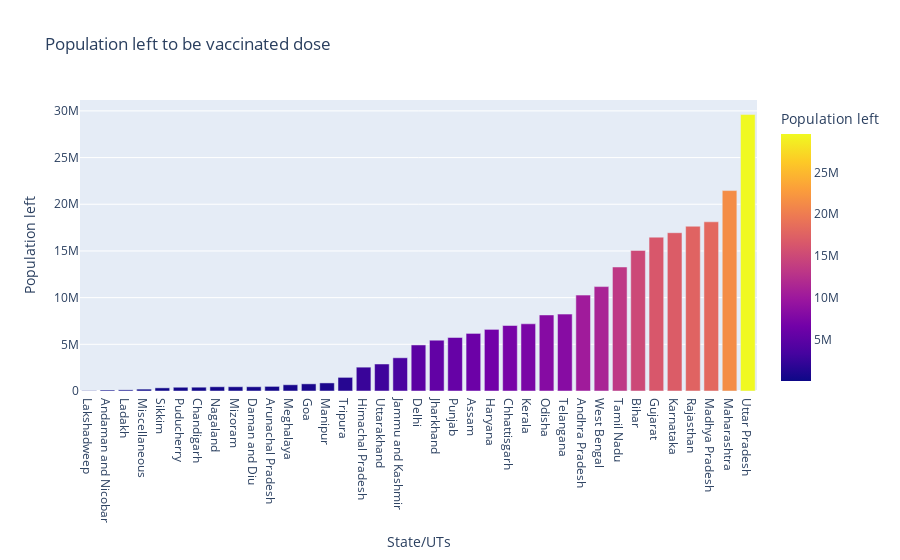

Source (notebook cell):
### Code cell
px.bar(diff, x="State/UTs", y="Population left", title="Population left to be vaccinated dose", color="Population left")

### Figure 1 — Plotly figure (JSON) as saved in the notebook; plotly's stock layout.template omitted (floating-point values rounded to 4 significant figures)
{"data": [{"alignmentgroup": "True", "hovertemplate": "State/UTs=%{x}<br>Population left=%{marker.color}<extra></extra>", "legendgroup": "", "marker": {"color": [35400, 104917, 122623, 202254, 337225, 401782, 407513, 455334, 455944, 456058, 493483, 669590, 766337, 865678, 1459264, 2554167, 2892364, 3557431, 4932831, 5439497, 5730563, 6167971, 6597854, 7014228, 7195493, 8144564, 8234626, 10270104, 11182610, 13280889, 15056533, 16479630, 16952924, 17648102, 18119912, 21464359, 29607317], "coloraxis": "coloraxis", "pattern": {"shape": ""}}, "name": "", "offsetgroup": "", "orientation": "v", "showlegend": false, "textposition": "auto", "type": "bar", "x": ["Lakshadweep", "Andaman and Nicobar", "Ladakh", "Miscellaneous", "Sikkim", "Puducherry", "Chandigarh", "Nagaland", "Mizoram", "Daman and Diu", "Arunachal Pradesh", "Meghalaya", "Goa", "Manipur", "Tripura", "Himachal Pradesh", "Uttarakhand", "Jammu and Kashmir", "Delhi", "Jharkhand", "Punjab", "Assam", "Haryana", "Chhattisgarh", "Kerala", "Odisha", "Telangana", "Andhra Pradesh", "West Bengal", "Tamil Nadu", "Bihar", "Gujarat", "Karnataka", "Rajasthan", "Madhya Pradesh", "Maharashtra", "Uttar Pradesh"], "xaxis": "x", "y": [35400, 104917, 122623, 202254, 337225, 401782, 407513, 455334, 455944, 456058, 493483, 669590, 766337, 865678, 1459264, 2554167, 2892364, 3557431, 4932831, 5439497, 5730563, 6167971, 6597854, 7014228, 7195493, 8144564, 8234626, 10270104, 11182610, 13280889, 15056533, 16479630, 16952924, 17648102, 18119912, 21464359, 29607317], "yaxis": "y"}], "layout": {"barmode": "relative", "coloraxis": {"colorbar": {"title": {"text": "Population left"}}, "colorscale": [[0, "#0d0887"], [0.1111, "#46039f"], [0.2222, "#7201a8"], [0.3333, "#9c179e"], [0.4444, "#bd3786"], [0.5556, "#d8576b"], [0.6667, "#ed7953"], [0.7778, "#fb9f3a"], [0.8889, "#fdca26"], [1, "#f0f921"]]}, "legend": {"tracegroupgap": 0}, "title": {"text": "Population left to be vaccinated dose"}, "xaxis": {"anchor": "y", "domain": [0, 1], "title": {"text": "State/UTs"}}, "yaxis": {"anchor": "x", "domain": [0, 1], "title": {"text": "Population left"}}}}
